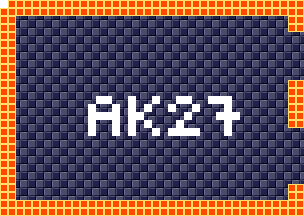

The image is a tile-based game level rendered from a .tmx file. Its description and source (layers, tilesets, objects; grid data summarised) follow:
An orthogonal 38x27 tile map with 8x8 px tiles, 4 tile layers (background, foreground, room numbers, Objects), 15 tilesets.

<map version="1.5" tiledversion="1.7.1" orientation="orthogonal" renderorder="right-down" width="38" height="27" tilewidth="8" tileheight="8" infinite="0" nextlayerid="11" nextobjectid="1">
 <tileset firstgid="1" source="tilesheets/tsKarniMata.tsx" />
 <tileset firstgid="1025" source="tilesheets/tsVoodooWasp.tsx" />
 <tileset firstgid="2049" source="tilesheets/tsBurial.tsx" />
 <tileset firstgid="3073" source="tilesheets/tsBlueTemple.tsx" />
 <tileset firstgid="4097" source="tilesheets/tsGoddess.tsx" />
 <tileset firstgid="5121" source="tilesheets/tsKonark.tsx" />
 <tileset firstgid="6145" name="sEnemies" tilewidth="8" tileheight="8" tilecount="1024" columns="32">
  <image source="../grapx/tilesheets/sObjects.bmp" trans="ff94ff" width="256" height="256" />
 </tileset>
 <tileset firstgid="7169" source="tilesheets/tsIceTemple.tsx" />
 <tileset firstgid="8193" source="tilesheets/tsLavaArea.tsx" />
 <tileset firstgid="9217" source="tilesheets/tsBossArea.tsx" />
 <tileset firstgid="10241" source="tilesheets/tsPegu.tsx" />
 <tileset firstgid="11265" source="tilesheets/sTiwanakuTemple.tsx" />
 <tileset firstgid="12289" source="tilesheets/sIndraTemple.tsx" />
 <tileset firstgid="13313" source="tilesheets/sTeleport.tsx" />
 <tileset firstgid="14337" source="tilesheets/sObjects.tsx" />
 <layer id="2" name="background" width="38" height="27">
  <data>[1026 cells, 1026 non-empty, 2 distinct tile ids]</data>
 </layer>
 <layer id="1" name="foreground" width="38" height="27">
  <data>[1026 cells, 218 non-empty, 1 distinct tile ids]</data>
 </layer>
 <layer id="7" name="room numbers" width="38" height="27">
  <data>[1026 cells, 42 non-empty, 1 distinct tile ids]</data>
 </layer>
 <layer id="10" name="Objects" width="38" height="27">
  <data>[1026 cells, 0 non-empty, 0 distinct tile ids]</data>
 </layer>
</map>
